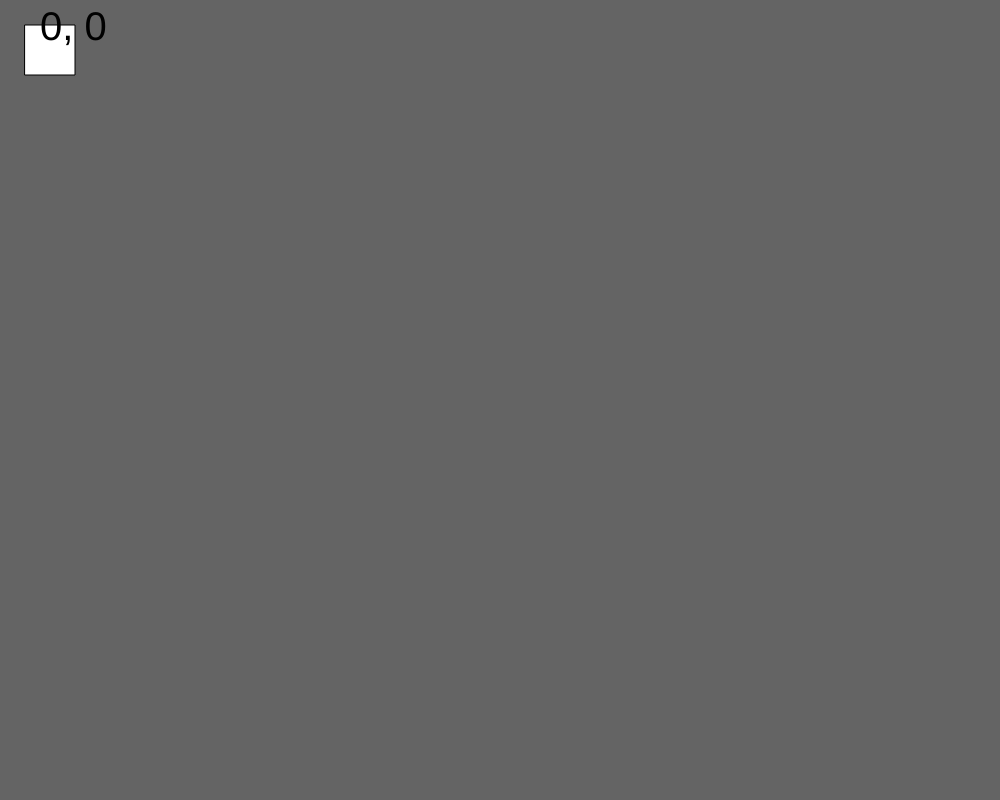
Frame 1 (no input)
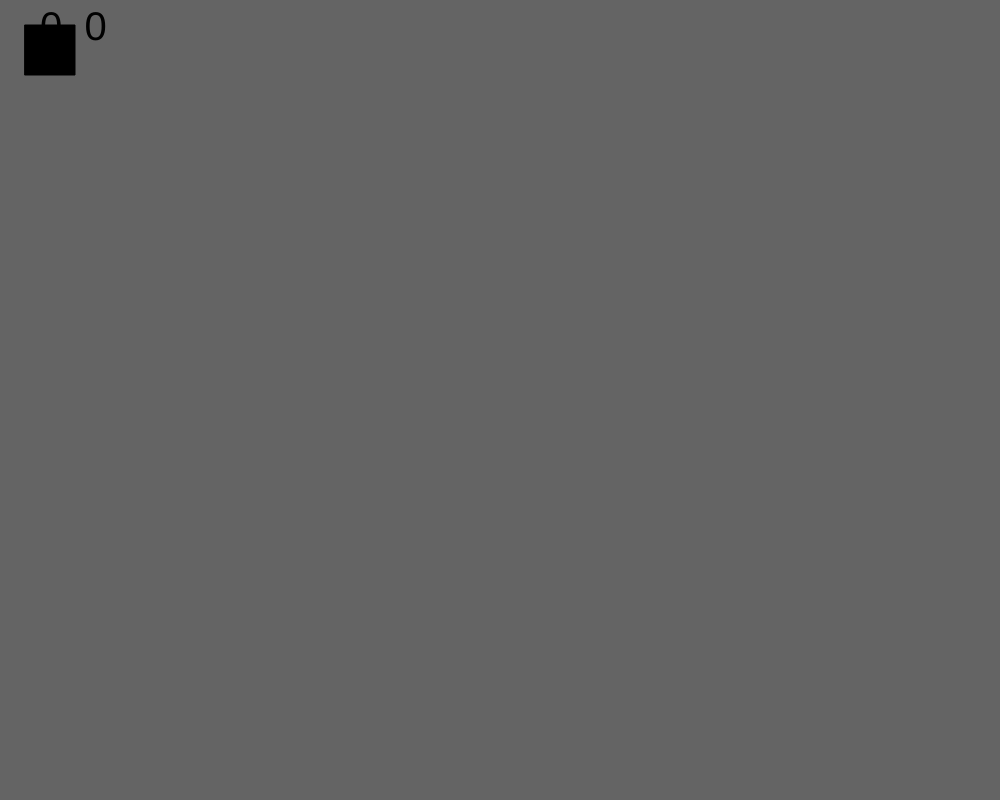
Frame 60 (no input)
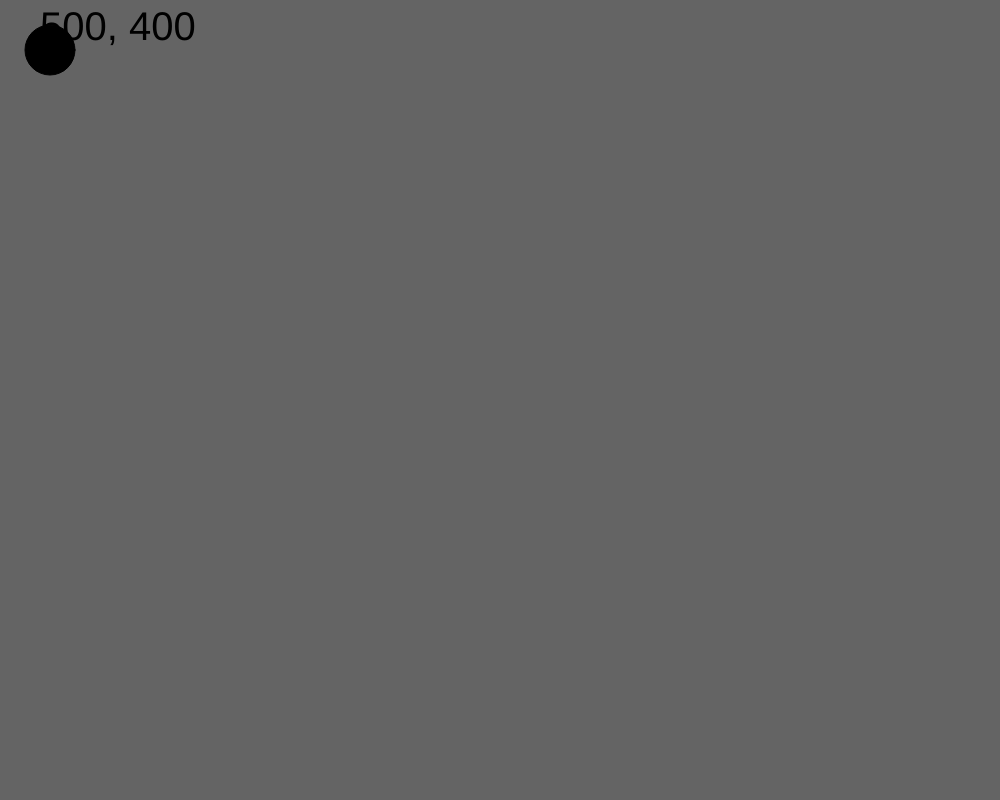
Frame 120 (the mouse pressed at the canvas centre since frame 60)

The p5.js sketch that drew these frames (run headless with seeded random() and noise() and a simulated clock; from frame 60 on, the mouse is pressed at the canvas centre):

// p5.js sketch
// ── sketch.js
function setup() {
  // put setup code here
  createCanvas(1000, 800) ;
  rectMode(CENTER) ;
//  ellipseMode(CENTER) ;
}

function preload() {

}

function draw() {
  // put drawing code here
  background(100) ;
  // stuff that we always want to show


  if (mouseIsPressed) {
    // stuff that shows when the mouse is pressed
      ellipse(50, 50, 50, 50);

    } else {
      // when the mouse isn't pressed!
      rect(50, 50, 50, 50);
    }

    fill(0) ;
    textSize(40) ;
      text(mouseX.toFixed(0) + ", " + mouseY, 40, 40) ;
}



function mouseReleased() {
  console.log(mouseX + ", " + mouseY) ;
}
